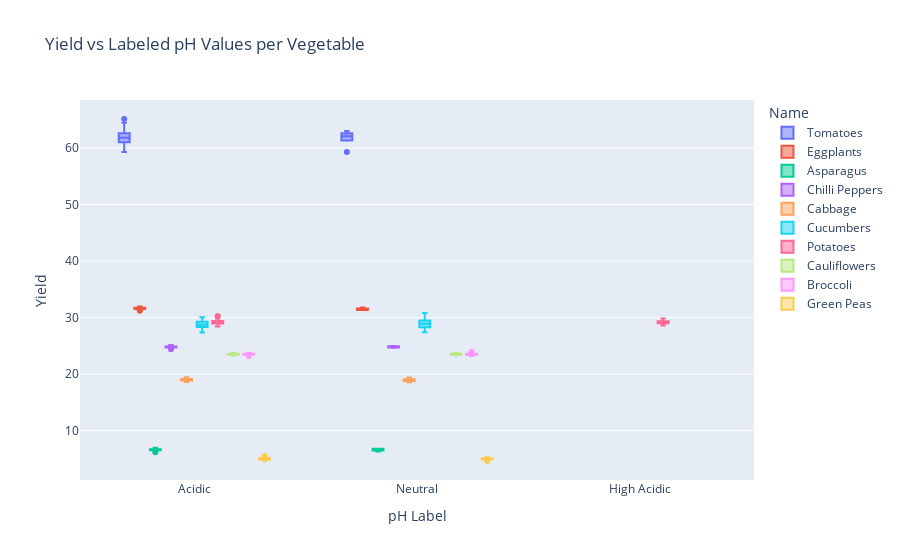

The code cell stored with this chart in its notebook:
### Code cell
fig_box = px.box(
    veg_data, 
    x='pH_Label', 
    y='Yield', 
    color='Name', 
    title='Yield vs Labeled pH Values per Vegetable',
    labels={'pH_Label': 'pH Label', 'Yield': 'Yield'},
    hover_data=['Name', 'pH_Label', 'Yield']
)

fig_box.show()
